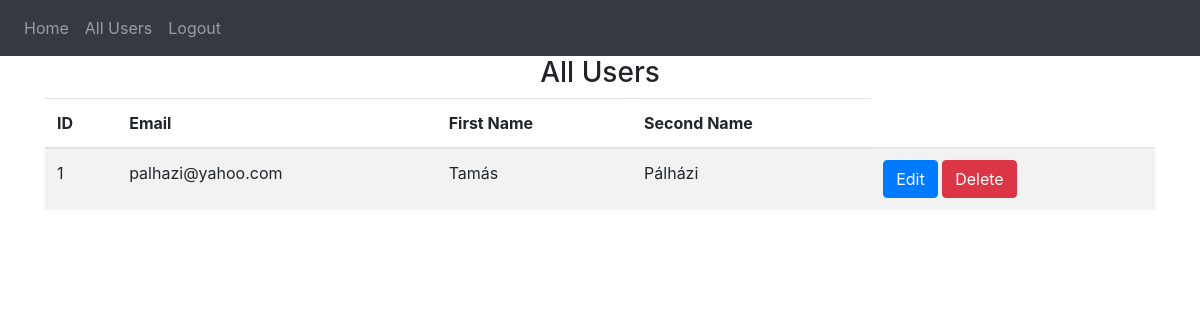
/all-users (signed in), run on an earlier commit of the app's database.
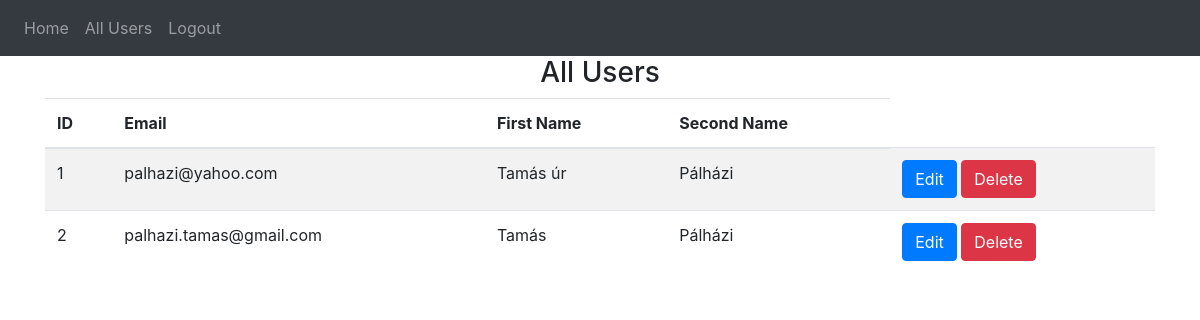
And on a later commit of the database.
### website/models.py (models this page shows)
class User(db.Model, UserMixin):
    id = db.Column(db.Integer, primary_key=True)
    email = db.Column(db.String(150), unique=True)
    password = db.Column(db.String(150))
    first_name = db.Column(db.String(150))
    second_name = db.Column(db.String(150))
    notes = db.relationship('Note')

### website/views.py (the view)
@views.route('/all-users', methods=['GET'])
@login_required
def all_users():
    users = User.query.all()
    return render_template("all_users.html", users=users, user=current_user)

### website/__init__.py (called while the page is built)
def create_app():
    app = Flask(__name__)
    app.config['SECRET_KEY'] = 'hjshjhdjah kjshkjdhjs'
    app.config['SQLALCHEMY_DATABASE_URI'] = f'sqlite:///{DB_NAME}'
    db.init_app(app)
    from .views import views
    from .auth import auth
    app.register_blueprint(views, url_prefix='/')
    app.register_blueprint(auth, url_prefix='/')
    from .models import User, Note
    with app.app_context():
        db.create_all()
    login_manager = LoginManager()
    login_manager.login_view = 'auth.login'
    login_manager.init_app(app)
    @login_manager.user_loader
    def load_user(id):
        return User.query.get(int(id))
    return app

### website/templates/all_users.html (shortened to what this page needs)
{% extends "base.html" %}
{% block content %}
    <h3 align="center">All Users</h3>
    <table class="table table-striped">
        <thead>
            <tr>
                <th scope="col">ID</th>
                <th scope="col">Email</th>
                <th scope="col">First Name</th>
                <th scope="col">Second Name</th>
            </tr>
        </thead>
        <tbody>
            {% for user in users %}
                <tr>
                    <td>{{ user.id }}</td>
                    <td>{{ user.email }}</td>
                    <td>{{ user.first_name }}</td>
                    <td>{{ user.second_name }}</td>
                    <td>
                        <a href="{{ url_for('views.edit_user', user_id=user.id) }}" class="btn btn-primary">Edit</a>
                        <a href="{{ url_for('views.delete_user', user_id=user.id) }}" class="btn btn-danger">Delete</a>
                      </td>
                </tr>
            {% endfor %}
        </tbody>
    </table>
{% endblock %}

### website/templates/base.html (shortened to what this page needs)
<!DOCTYPE html>
<html>
  <head>
    <link
      rel="stylesheet"
      href="https://stackpath.bootstrapcdn.com/bootstrap/4.4.1/css/bootstrap.min.css"
    />
    <link
      rel="stylesheet"
      href="https://stackpath.bootstrapcdn.com/font-awesome/4.7.0/css/font-awesome.min.css"
    />
  </head>
  <body>
    <nav class="navbar navbar-expand-lg navbar-dark bg-dark">
      <div class="collapse navbar-collapse" id="navbar">
        <div class="navbar-nav">
          {% if user.is_authenticated %}
          <a class="nav-item nav-link" id="home" href="/">Home</a>
          <a class="nav-item nav-link" id="allUsers" href="{{ url_for('views.all_users') }}">All Users</a>
          <a class="nav-item nav-link" id="logout" href="/logout">Logout</a>
          {% else %}
          <a class="nav-item nav-link" id="login" href="/login">Login</a>
          <a class="nav-item nav-link" id="signUp" href="/sign-up">Sign Up</a>
          {% endif %}
        </div>
      </div>
    </nav>
    <div class="container">{% block content %} {% endblock %}</div>
  </body>
</html>

What changed in the data, as far as the page shows it:
changed User "palhazi@yahoo.com": first_name "Tamás" → "Tamás úr"
added User: id "2", email "palhazi.tamas@gmail.com", first_name "Tamás", second_name "Pálházi"
